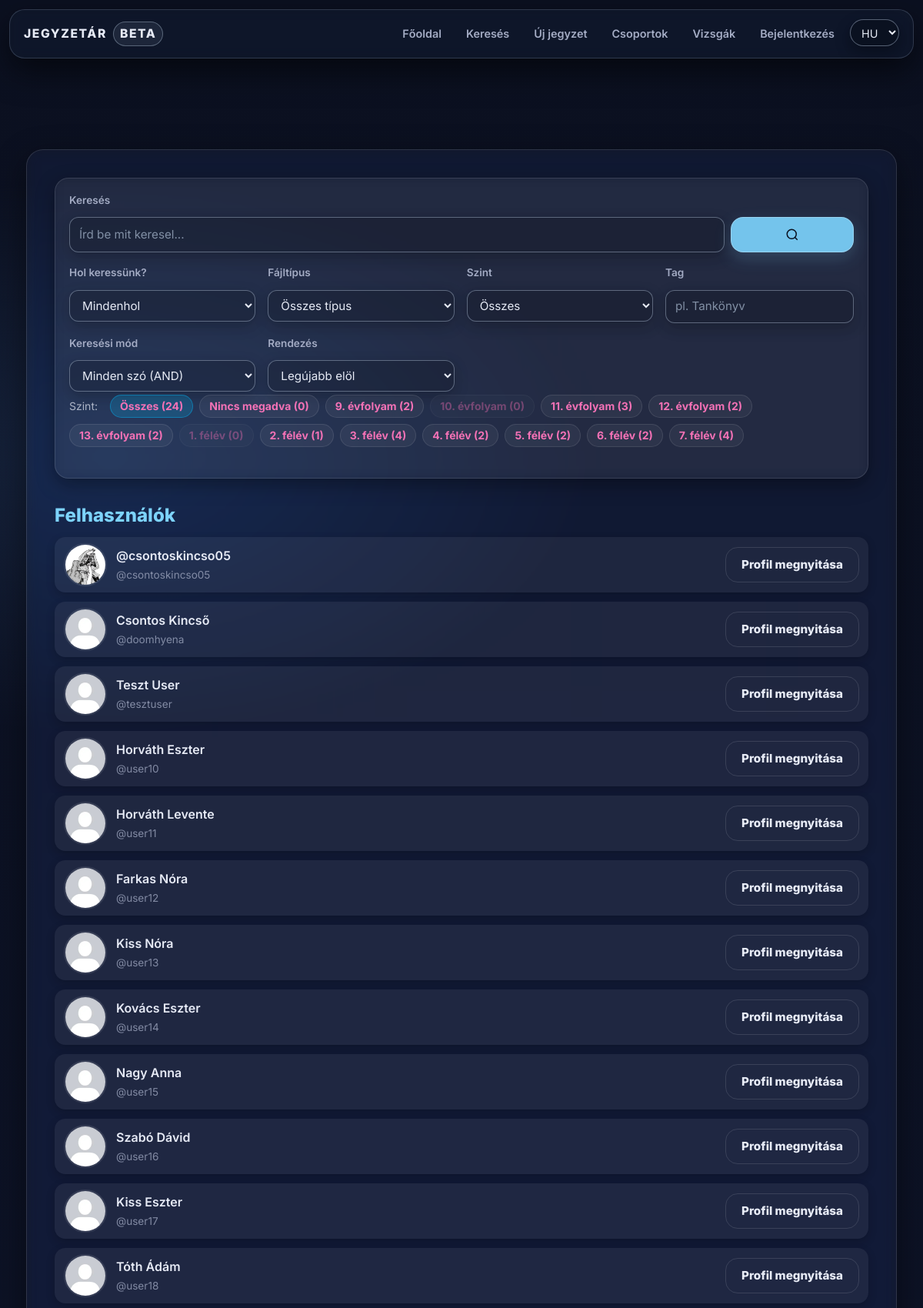
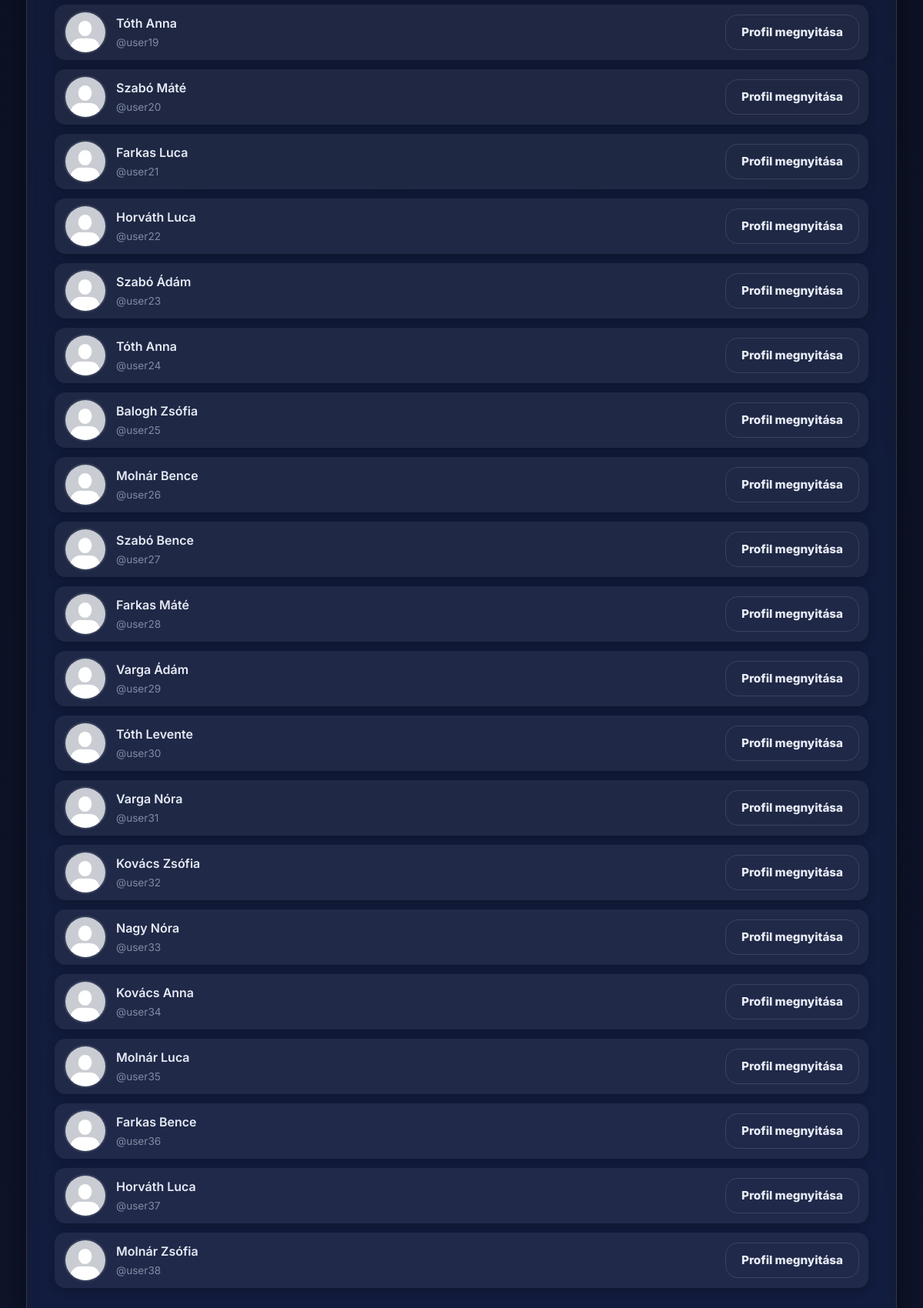
Screenshot of /search.php (upper part) with the database file from the repository (2 pictures, top to bottom).
### tables this page shows
CREATE TABLE `users` (
  `id` int(11) NOT NULL,
  `lastname` varchar(100) DEFAULT NULL,
  `firstname` varchar(100) DEFAULT NULL,
  `username` varchar(50) NOT NULL,
  `birthdate` date DEFAULT NULL,
  `gender` varchar(10) DEFAULT NULL,
  `email` varchar(50) NOT NULL,
  `profile_picture` varchar(255) DEFAULT NULL,
  `password` varchar(255) NOT NULL,
  `security_question` varchar(255) NOT NULL,
  `security_answer` varchar(255) NOT NULL,
  `admin` tinyint(1) NOT NULL,
  `teacher` tinyint(1) DEFAULT NULL,
  `registration_date` datetime DEFAULT NULL,
  `language` varchar(5) NOT NULL DEFAULT 'hu',
  `oauth_provider` varchar(20) DEFAULT NULL,
  `oauth_sub` varchar(191) DEFAULT NULL,
  `email_verified` tinyint(1) NOT NULL DEFAULT 0,
  `bio` text DEFAULT NULL,
  `profile_theme` varchar(32) NOT NULL DEFAULT 'default',
  `twofa_enabled` tinyint(1) NOT NULL DEFAULT 0,
  `used_reg_code` varchar(64) DEFAULT NULL,
  `used_reg_code_at` datetime DEFAULT NULL,
  `show_fullname` tinyint(1) NOT NULL DEFAULT 1,
  `show_email` tinyint(1) NOT NULL DEFAULT 0,
  `show_birthdate` tinyint(1) NOT NULL DEFAULT 0
);

### assets/php/lang.php (called while the page is built, shortened)
<?php
    $supported_langs = ['hu', 'en', 'de'];
    if (isset($_GET['lang']) && in_array($_GET['lang'], $supported_langs, true)) {
        $lang = $_GET['lang'];
        $_SESSION['lang'] = $lang;
        if (!headers_sent()) {
            setcookie('lang', $lang, time() + 60*60*24*30, '/');
        }
    } else {
        if (isset($_SESSION['lang']) && in_array($_SESSION['lang'], $supported_langs, true)) {
            $lang = $_SESSION['lang'];
        } elseif (isset($_COOKIE['lang']) && in_array($_COOKIE['lang'], $supported_langs, true)) {
            $lang = $_COOKIE['lang'];
        } else {
            $lang = 'hu';
        }
    }
    $translations = [];
    if ($stmt = $conn->prepare("SELECT t_key, text FROM translations WHERE lang_code = ?")) {
        $stmt->bind_param('s', $lang);
        $stmt->execute();
        $result = $stmt->get_result();
        while ($row = $result->fetch_assoc()) {
            $translations[$row['t_key']] = $row['text'];
        }
    }

### assets/php/functions.php (called while the page is built, shortened)
<?php
    if (!function_exists('db_stmt')) {
        function db_stmt(mysqli $conn, string $sql, string $types = '', array $params = []): mysqli_stmt {
            $stmt = $conn->prepare($sql);
            if (!$stmt->execute()) {
                db_log_error($conn, 'Végrehajtási hiba (execute)', $sql, $params);
                throw new RuntimeException('Végrehajtási hiba (execute): ' . $stmt->error);
            }
            return $stmt;
        }
    }
    if (!function_exists('db_query')) {
        function db_query(mysqli $conn, string $sql, string $types = '', array $params = []): mysqli_result
        {
            $stmt = db_stmt($conn, $sql, $types, $params);
            $result = $stmt->get_result();
            return $result;
        }
    }
    if (!function_exists('t')) {
        function t(string $key, string $fallback = ''): string {
            global $translations;
            if (!empty($translations) && array_key_exists($key, $translations)) {
                return (string)$translations[$key];
            }
            return $fallback !== '' ? $fallback : $key;
        }
    }
    if (!function_exists('tokenize_query')) {
        function tokenize_query(string $q): array {
            $q = trim($q);
            if ($q === '') return [];
            $uniq = [];
            return $uniq;
        }
    }

### search.php (the view, shortened to what this page needs)
<?php
    require_once "assets/php/db.php";
    require_once "assets/php/functions.php";
    $scope = strtolower($_GET['scope'] ?? 'all');
    $type = strtolower($_GET['type'] ?? 'all');
    $levelRaw = $_GET['level'] ?? 'all';
    $tagRaw  = trim($_GET['tag'] ?? '');
    $mode = strtolower($_GET['mode'] ?? 'all');
    $sort = strtolower($_GET['sort'] ?? 'newest');
    $userResult = null;
    if ($scope !== 'files') {
        $where = '';
        $types = '';
        $params = [];
        $order = 'ORDER BY u.username ASC';
        $sqlUsers = "SELECT u.id, u.username, u.firstname, u.lastname, u.profile_picture, COALESCE(u.show_fullname, 1) AS show_fullname FROM users u $where $order LIMIT 50";
        $userResult = db_query($conn, $sqlUsers, $types, $params);
    }
    $hasEduStage = false;
    $hasEduLevel = false;
    $columnsRes = $conn->query("SHOW COLUMNS FROM files");
    if ($columnsRes) {
        while ($c = $columnsRes->fetch_assoc()) {
            $col = strtolower($c['Field'] ?? '');
            if ($col === 'edu_stage') $hasEduStage = true;
            if ($col === 'edu_level') $hasEduLevel = true;
        }
    }
    $useEdu = ($hasEduStage && $hasEduLevel);
    if ($scope !== 'users') {
        $whereBase = [];
        $typesBase = '';
        $paramsBase = [];
        $whereForFacets = $whereBase;
        $typesForFacets = $typesBase;
        $paramsForFacets = $paramsBase;
        if ($useEdu) {
            $facetWhereSql = $whereForFacets ? ('WHERE ' . implode(' AND ', $whereForFacets)) : '';
            $sqlEduFacet = "
                    SELECT f.edu_stage AS s, f.edu_level AS l, COUNT(*) AS c
                    FROM files f
                    {$facetWhereSql}
                    GROUP BY f.edu_stage, f.edu_level
                    ORDER BY (f.edu_stage IS NULL OR f.edu_level IS NULL) ASC, f.edu_stage ASC, f.edu_level ASC
                ";
            $facetRes = db_query($conn, $sqlEduFacet, $typesForFacets, $paramsForFacets);
        }
    }
    require "assets/php/lang.php";
?>
<!DOCTYPE html>
<html lang="<?= htmlspecialchars($lang) ?>">
<head>
    <link rel="stylesheet" href="assets/css/styles.css">
    <script src="https://cdn.jsdelivr.net/npm/@tailwindcss/browser@4"></script>
</head>
<body>
<?php include 'assets/php/navbar.php'; ?>
<div class="content-wrapper w-full">
    <?php include "assets/php/ads.php"; ?>
    <div class="main w-full max-w-6xl mx-auto px-4 md:px-6 lg:px-8 py-6">
        <section class="card search-panel mb-6 md:mb-8 p-4 md:p-6">
            <form method="GET" class="search-form-grid grid grid-cols-1 md:grid-cols-2 lg:grid-cols-4 gap-4">
                <div class="form-field md:col-span-2 lg:col-span-4">
                    <label for="q" class="text-sm md:text-base mb-2 block">
                        <?= htmlspecialchars(t('search_input_label')) ?>
                    </label>
                    <div class="search-input-wrapper flex gap-2">
                        <input
                            type="text"
                            name="q"
                            id="q"
                            value="<?= htmlspecialchars($q) ?>"
                            class="input flex-1 text-sm md:text-base"
                            placeholder="<?= htmlspecialchars(t('search_input_placeholder')) ?>">
                        <button type="submit" class="btn-cta flex-shrink-0" title="<?= htmlspecialchars(t('search_page_title')) ?>">
                            <svg class="icon icon-search w-4 h-4 md:w-5 md:h-5" viewBox="0 0 24 24" fill="none" stroke="currentColor" stroke-width="2">
                                <circle cx="11" cy="11" r="8"></circle>
                                <line x1="21" y1="21" x2="16.65" y2="16.65"></line>
                            </svg>
                        </button>
                    </div>
                </div>
                <div class="form-field">
                    <label class="text-sm md:text-base mb-2 block"><?= htmlspecialchars(t('label_scope')) ?></label>
                    <select name="scope" class="select w-full text-sm md:text-base">
                        <option value="all" <?= $scope === 'all' ? 'selected' : '' ?>>
                            <?= htmlspecialchars(t('search_scope_all_everywhere')) ?>
                        </option>
                    </select>
                </div>
                <div class="form-field">
                    <label class="text-sm md:text-base mb-2 block"><?= htmlspecialchars(t('label_type')) ?></label>
                    <select name="type" class="select w-full text-sm md:text-base">
                        <option value="all" <?= $type === 'all' ? 'selected' : '' ?>>
                            <?= htmlspecialchars(t('search_type_all_types')) ?>
                        </option>
                    </select>
                </div>
                <div class="form-field">
                    <label class="text-sm md:text-base mb-2 block"><?= htmlspecialchars(t('search_level_label')) ?></label>
                    <select name="level" class="select w-full text-sm md:text-base">
                        <option value="all" <?= ($levelRaw === 'all' || $levelRaw === '' || $levelRaw === null) ? 'selected' : '' ?>>
                            <?= htmlspecialchars(t('search_level_all')) ?>
                        </option>
                    </select>
                </div>
                <div class="form-field">
                    <label class="text-sm md:text-base mb-2 block"><?= htmlspecialchars(t('search_tag_label')) ?></label>
                    <input
                        type="text"
                        name="tag"
                        value="<?= htmlspecialchars($tagRaw) ?>"
                        class="input w-full text-sm md:text-base"
                        placeholder="<?= htmlspecialchars(t('search_tag_placeholder')) ?>">
                </div>
                <div class="form-field">
                    <label class="text-sm md:text-base mb-2 block"><?= htmlspecialchars(t('search_mode_label')) ?></label>
                    <select name="mode" class="select w-full text-sm md:text-base">
                        <option value="all" <?= $mode === 'all' ? 'selected' : '' ?>>
                            <?= htmlspecialchars(t('search_mode_all_words')) ?>
                        </option>
                    </select>
                </div>
                <div class="form-field md:col-span-2 lg:col-span-1">
                    <label class="text-sm md:text-base mb-2 block"><?= htmlspecialchars(t('label_sort')) ?></label>
                    <select name="sort" class="select w-full text-sm md:text-base">
                        <option value="newest" <?= $sort === 'newest' ? 'selected' : '' ?>>
                            <?= htmlspecialchars(t('search_sort_newest')) ?>
                        </option>
                    </select>
                </div>
            </form>
            <?php
                $eduFacet = $GLOBALS['__search_eduFacet'] ?? [];
                $facetBuildUrl = function($levelVal) {
                    $p = $_GET;
                    $p['page'] = 1;
                    $p['level'] = $levelVal;
                    return 'search.php?' . http_build_query($p);
                };
            ?>
            <?php if (!empty($eduFacet) && $useEdu): ?>
                <div class="mb-6 -mt-2 flex flex-wrap gap-2 items-center">
                    <span class="text-sm opacity-70 mr-2"><?= htmlspecialchars(t('search_facet_level')) ?></span>
                    <?php
                        $allCnt = array_sum($eduFacet);
                        $isAllActive = ($levelRaw === 'all' || $levelRaw === '' || $levelRaw === null);
                    ?>
                    <a href="<?= htmlspecialchars($facetBuildUrl('all')) ?>"
                       class="px-3 py-1 rounded-full border text-sm transition-colors <?= $isAllActive ? 'bg-sky-400/20 border-sky-400/40 text-sky-200' : 'bg-white/5 hover:bg-white/10 border-white/10' ?>">
                        <?= htmlspecialchars(sprintf(t('search_facet_all_fmt'), (int)$allCnt)) ?>
                    </a>
                    <?php
                        $noneCnt = (int)($eduFacet['none'] ?? 0);
                        $noneActive = ($levelRaw === 'none');
                    ?>
                    <a href="<?= htmlspecialchars($facetBuildUrl('none')) ?>"
                       class="px-3 py-1 rounded-full border text-sm transition-colors <?= $noneActive ? 'bg-sky-400/20 border-sky-400/40 text-sky-200' : 'bg-white/5 hover:bg-white/10 border-white/10' ?>">
                        <?= htmlspecialchars(sprintf(t('search_facet_none_fmt'), $noneCnt)) ?>
                    </a>
                    <?php for ($y = 9; $y <= 13; $y++):
                        $k = "hs-$y";
                        $cnt = (int)($eduFacet[$k] ?? 0);
                        $active = ((string)$levelRaw === (string)$k);
                        $disabled = ($cnt === 0);
                    ?>
                        <a href="<?= htmlspecialchars($facetBuildUrl($k)) ?>"
                           class="px-3 py-1 rounded-full border text-sm transition-colors <?= $active ? 'bg-sky-400/20 border-sky-400/40 text-sky-200' : ($disabled ? 'opacity-40 pointer-events-none bg-white/5 border-white/10' : 'bg-white/5 hover:bg-white/10 border-white/10') ?>">
                            <?= htmlspecialchars(sprintf(t('search_hs_year_fmt'), $y)) ?> (<?= $cnt ?>)
                        </a>
                    <?php endfor; ?>
                    <?php for ($sm = 1; $sm <= 7; $sm++):
                        $k = "uni-$sm";
                        $cnt = (int)($eduFacet[$k] ?? 0);
                        $active = ((string)$levelRaw === (string)$k);
                        $disabled = ($cnt === 0);
                    ?>
                        <a href="<?= htmlspecialchars($facetBuildUrl($k)) ?>"
                           class="px-3 py-1 rounded-full border text-sm transition-colors <?= $active ? 'bg-sky-400/20 border-sky-400/40 text-sky-200' : ($disabled ? 'opacity-40 pointer-events-none bg-white/5 border-white/10' : 'bg-white/5 hover:bg-white/10 border-white/10') ?>">
                            <?= htmlspecialchars(sprintf(t('search_uni_semester_fmt'), $sm)) ?> (<?= $cnt ?>)
                        </a>
                    <?php endfor; ?>
                </div>
            <?php endif; ?>
        </section>
        <?php if ($userResult && $userResult->num_rows > 0): ?>
            <h3 class="text-xl md:text-2xl mb-4"><?= htmlspecialchars(t('result_users')) ?></h3>
            <div class="list-compact flex flex-col gap-3 mb-6">
                <?php while ($u = $userResult->fetch_assoc()):
                    $usernameRaw = $u['username'];
                    $username = htmlspecialchars($usernameRaw);
                    $fullname = htmlspecialchars(trim(($u['lastname'] ?? '').' '.($u['firstname'] ?? '')));
                    $pfp = "assets/img/default_profile_picture.jpg";
                    if (!empty($u['profile_picture'])) {
                        $fs = __DIR__ . "/users/$usernameRaw/{$u['profile_picture']}";
                        if (file_exists($fs)) {
                            $pfp = "users/$usernameRaw/{$u['profile_picture']}";
                        }
                    }
                ?>
                    <article class="mini-card flex items-center gap-3 p-3 rounded-lg bg-white/5 border border-white/10">
                        <img src="<?= htmlspecialchars($pfp) ?>" alt="" class="w-12 h-12 md:w-14 md:h-14 rounded-full object-cover border-2 border-white/10 flex-shrink-0">
                        <div class="mini-main flex-1 min-w-0">
                            <?php
                        $displayName = (
                            (int)($u['show_fullname'] ?? 1) === 1
                            && $fullname !== ''
                        ) ? $fullname : '@' . $username;
                    ?>
                    <h4 class="mini-title text-base md:text-lg font-semibold truncate"><?= $displayName ?></h4>
                            <p class="mini-meta text-sm md:text-base opacity-75 truncate">@<?= $username ?></p>
                        </div>
                        <a href="profile.php?username=<?= urlencode($usernameRaw) ?>"
                           class="btn-ghost text-sm md:text-base flex-shrink-0"
                           title="<?= htmlspecialchars(t('open_profile')) ?>">
                            <?= htmlspecialchars(t('open_profile')) ?>
                        </a>
                    </article>
                <?php endwhile; ?>
            </div>
        <?php endif; ?>
    </div>
</div>
</body>
</html>

### rows the page displays
users: username+profile_picture (picture), displayName "@csontoskincso05", username "csontoskincso05"
users: displayName "Csontos Kincső", username "doomhyena"
users: displayName "Teszt User", username "tesztuser"
users: displayName "Horváth Eszter", username "user10"
users: displayName "Horváth Levente", username "user11"
users: displayName "Farkas Nóra", username "user12"
users: displayName "Kiss Nóra", username "user13"
users: displayName "Kovács Eszter", username "user14"
users: displayName "Nagy Anna", username "user15"
users: displayName "Szabó Dávid", username "user16"
users: displayName "Kiss Eszter", username "user17"
users: displayName "Tóth Ádám", username "user18"
users: displayName "Tóth Anna", username "user19"
users: displayName "Szabó Máté", username "user20"
users: displayName "Farkas Luca", username "user21"
users: displayName "Horváth Luca", username "user22"
users: displayName "Szabó Ádám", username "user23"
users: displayName "Tóth Anna", username "user24"
users: displayName "Balogh Zsófia", username "user25"
users: displayName "Molnár Bence", username "user26"
users: displayName "Szabó Bence", username "user27"
users: displayName "Farkas Máté", username "user28"
users: displayName "Varga Ádám", username "user29"
users: displayName "Tóth Levente", username "user30"
users: displayName "Varga Nóra", username "user31"
users: displayName "Kovács Zsófia", username "user32"
users: displayName "Nagy Nóra", username "user33"
users: displayName "Kovács Anna", username "user34"
users: displayName "Molnár Luca", username "user35"
users: displayName "Farkas Bence", username "user36"
users: displayName "Horváth Luca", username "user37"
users: displayName "Molnár Zsófia", username "user38"

### other values shown
t('nav_home') "Főoldal"
t('nav_search') "Keresés"
t('nav_upload') "Új jegyzet"
t('nav_groups') "Csoportok"
t('nav_exams') "Vizsgák"
t('nav_login') "Bejelentkezés"
t('search_input_label') "Keresés"
t('label_scope') "Hol keressünk?"
t('label_type') "Fájltípus"
t('search_level_label') "Szint"
t('search_tag_label') "Tag"
t('search_mode_label') "Keresési mód"
t('label_sort') "Rendezés"
t('search_facet_level') "Szint:"
sprintf(t('search_facet_all_fmt'), (int)$allCnt) "Összes (24)"
